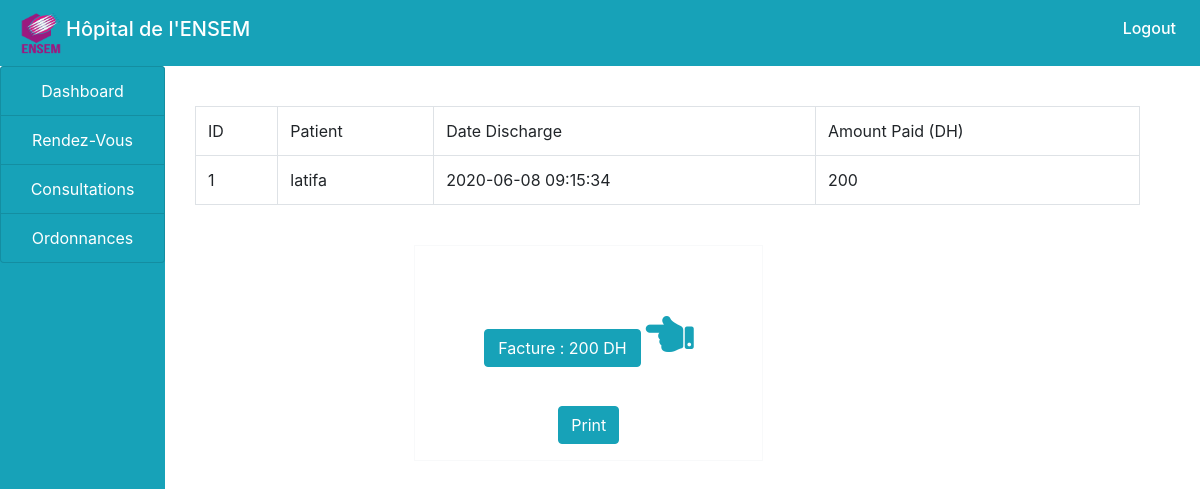
/Cabinet_Médical/patient/facture.php, run on the app's committed database.
### tables this page shows
CREATE TABLE `income` (
  `ID` int(200) NOT NULL AUTO_INCREMENT,
  `patient` varchar(100) NOT NULL,
  `date_discharge` varchar(100) NOT NULL,
  `amount_paid` varchar(100) NOT NULL,
  `description` varchar(100) NOT NULL,
  PRIMARY KEY (`ID`)
);

### Cabinet_Médical/patient/facture.php (the view, shortened to what this page needs)
  <!doctype html>
<html >
<head>
</head>
<body>
  <?php
  include("../include/header.php");
  include("../include/connection.php");
  ?>
  <div class="container-fluid">
  <div class="col-md-12">
  <div class="row">
  <div class="col-md-2" style="margin-left: -30px;">
  <?php
  include("sidenav.php");
  ?>
  </div>
  <div class="col-md-10">
  <h5 class="my-2 text-white">Profit</h5>
  <?php
  $query="SELECT * FROM income WHERE patient='latifa'";
  $res=mysqli_query($connect,$query);
  $output="";
  $output .="
    <table class='table  table-bordered'>
    <tr>
    <td>ID</td>
    <td>Patient</td>
    <td>Date Discharge</td>
    <td>Amount Paid (DH)</td>
    </tr>
    ";
      while($row=mysqli_fetch_array($res)){
        $output .="
        <tr>
        <td>".$row['ID']."</td>
        <td>".$row['patient']."</td>
        <td>".$row['date_discharge']."</td>
        <td>".$row['amount_paid']."</td>
        ";
      }
      $output .="
  </tr>
  </table>
";
echo $output;
?>
<div class="col-md-10">
  <div class="col-md-12">
  <div class="row">
  <div class="col-md-3" ></div>
  <?php
									$in=mysqli_query($connect,"SELECT sum(amount_paid) as profit FROM income WHERE patient='latifa'");
									$row=mysqli_fetch_array($in);
									$inc=$row['profit'];
									?>
  <div class="col-md-6 ">
  <br>
  <div class="border border-light p-3 mb-4">
  <div class="text-center "><br>
    <button class="btn btn-info my-1" style="width:50%">Facture : <?php echo "$inc DH"; ?></button>  <i class="fa fa-hand-point-left fa-3x my-4" style="color:#17a2b8;"></i>
  </div>
  <br>
  <div class="text-center">
      <button onclick="window.print();" class="btn btn-info">Print</button>
      </div>
    </div>
  </div>
</div>
  </div>
  </div>
  </div>
  </div>
  </div>
  </div>
</body>
</html>

### data on the page
income: ID "1", patient "latifa", date_discharge "2020-06-08 09:15:34", amount_paid "200"

### other printed values
$inc "200"
